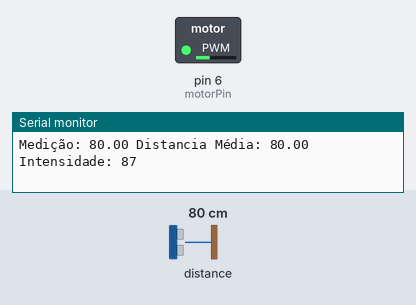
Simulated run of this sketch. Board: Arduino Uno, built with avr-gcc and run on an emulated ATmega328P. On the bench: switched loads named in the sketch (green lamp = pin HIGH), the last lines printed to the serial monitor. Inputs (shaded band) come from the test bench; at power-on: distance to the obstacle 80 cm. The echo pulse lasts 58.3 µs per cm.

Above: at 1.2 s.
1.3 s: distance to the obstacle set to 120 cm
At 1.59 s:
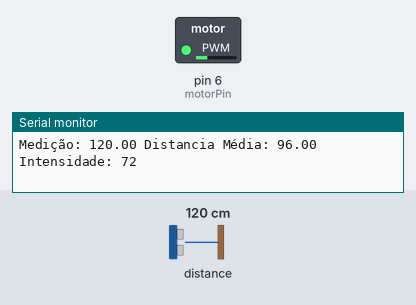
3.4 s: distance to the obstacle set to 2 cm
At 4.9 s:
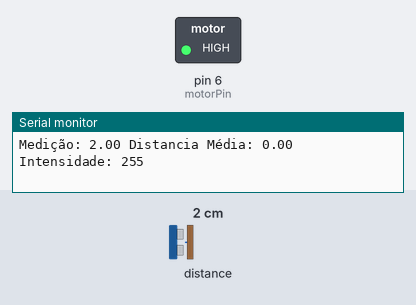
6.4 s: distance to the obstacle set to 18 cm
At 8.2 s:
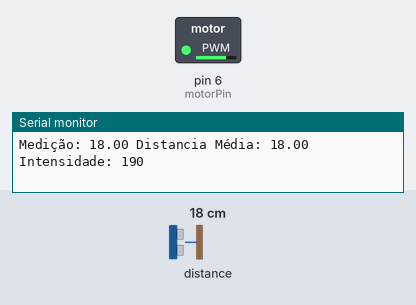
8.5 s: distance to the obstacle set to 7 cm
At 9.3 s:
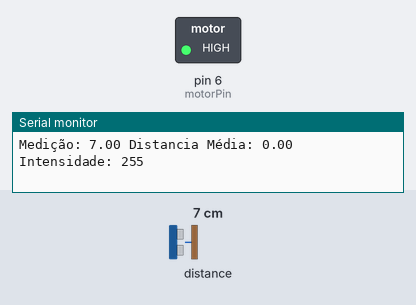
Timing chart, 0 to 11.5 s (numbered marks = the images above; inputs shaded):
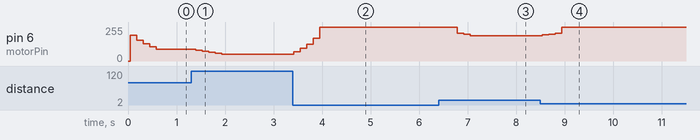

The sketch:

lightsaber.ino
```cpp
#include <math.h>
#include <Wire.h>
#include <VL53L0X.h>

enum {
  SENSOR_TYPE_LIGHT,
  SENSOR_TYPE_SOUND,
};

enum {
  INTENSITY_MODE_LINEAR,
  INTENSITY_MODE_LOG,
};

#define MAX_DIST 200
#define MIN_DIST 10
#define MIN_VIB 3
#define MAX_VIB 255

#define MOVING_AVG_LEN 5

const int lightSensoXShutPin = 7;
const int triggerPin = 10;
const int ecoPin = 9;
const int motorPin = 6;

int intensity_mode;
int sensor_type;

long duration;
float dist;
int motor_intensity;
float measures[MOVING_AVG_LEN];
int curr_pos;

VL53L0X LightSensor;

float moving_avg();
float read_sensor();

void setup() {
  // Configuracoes
  intensity_mode = INTENSITY_MODE_LOG;
  sensor_type = SENSOR_TYPE_LIGHT;

  if(sensor_type == SENSOR_TYPE_SOUND){
    // Configuracao pinos sensor ultrassonico e motor
    pinMode(triggerPin, OUTPUT); // Configura o pino trigger como saída
    pinMode(ecoPin, INPUT); // Configura o pino eco como entrada.
  }

  else if(sensor_type == SENSOR_TYPE_LIGHT){
    // Configuracao sensor de Luz
    pinMode(lightSensoXShutPin, OUTPUT);
    Wire.begin();
    pinMode(lightSensoXShutPin, INPUT);
    delay(10);
    LightSensor.init();
    LightSensor.setTimeout(500);
    LightSensor.startContinuous();
  }

  pinMode(motorPin, OUTPUT);

  curr_pos = 0;
  for (int i = 0; i < MOVING_AVG_LEN; i++) {
    measures[i] = 0;
  }
  Serial.begin(9600); // Inicia a comunicação serial
}

void loop() {
  measures[curr_pos] = read_sensor();
  curr_pos = (curr_pos + 1) % MOVING_AVG_LEN;

  dist = moving_avg();

  // Mostrar a distância no monitor serial
  if (dist > MAX_DIST) dist = MAX_DIST;
  if (dist <= MIN_DIST) dist = 0;

  if(intensity_mode == INTENSITY_MODE_LINEAR) motor_intensity = MAX_VIB - ((dist*(MAX_VIB-MIN_VIB))/MAX_DIST);
  else if(intensity_mode == INTENSITY_MODE_LOG) motor_intensity = MAX_VIB - (log10(1 + dist*9.0/MAX_DIST))*(MAX_VIB-MIN_VIB);

  analogWrite(motorPin, motor_intensity);

  Serial.print("Medição: ");
  Serial.print(measures[curr_pos-1]);
  Serial.print(" Distancia Média: ");
  Serial.print(dist);
  Serial.print(" Intensidade: ");
  Serial.print(motor_intensity);
  Serial.print("\n");

  // Aguardar 100ms antes da próxima leitura para evitar interferência
  delay(100);
}

float moving_avg(){
  int i;
  float avg;
  for(i=0, avg=0; i<MOVING_AVG_LEN; i++){
    avg += measures[i];
  }
  avg /= MOVING_AVG_LEN;

  return avg;
}

float read_sensor(){
  float measure=0;

  if(sensor_type == SENSOR_TYPE_SOUND){
    // Limpa o trigger
    digitalWrite(triggerPin, LOW);
    delayMicroseconds(5);

    // Configurar o trigger para nível alto para transmissão de sinais
    digitalWrite(triggerPin, HIGH);
    delayMicroseconds(10); // tempo para envio do sinal
    digitalWrite(triggerPin, LOW);

    // Inicia contagem de tempo e lê o pino de eco
    duration = pulseIn(ecoPin, HIGH);

    // Calcular a distância
    measure = duration * 0.034 / 2;
  }

  else if(sensor_type == SENSOR_TYPE_LIGHT){
    // Le sensor e converte para cm
    measure = LightSensor.readRangeContinuousMillimeters()*0.1;
    if (LightSensor.timeoutOccurred()) {
      Serial.println("Sensor timeout!");
      measure = MAX_DIST;
    }
  }

  return (measure < MAX_DIST) ? measure : MAX_DIST;
}
```

Measured:
- after the input at 1.3 s, pin 6 (motorPin): moves from 87/255 to 51/255 over 0.54 s, starting after 0.09 s
- after the input at 3.4 s, pin 6 (motorPin): moves from 51/255 to 255/255 over 0.54 s, starting at once
- after the input at 6.4 s, pin 6 (motorPin): 255/255 → 209/255 after 0.38 s, → 199/255 0.13 s later, → 190/255 0.13 s later
- after the input at 8.5 s, pin 6 (motorPin): 190/255 → 196/255 at once, → 202/255 0.13 s later, → 209/255 0.13 s later, → 255/255 0.13 s later
